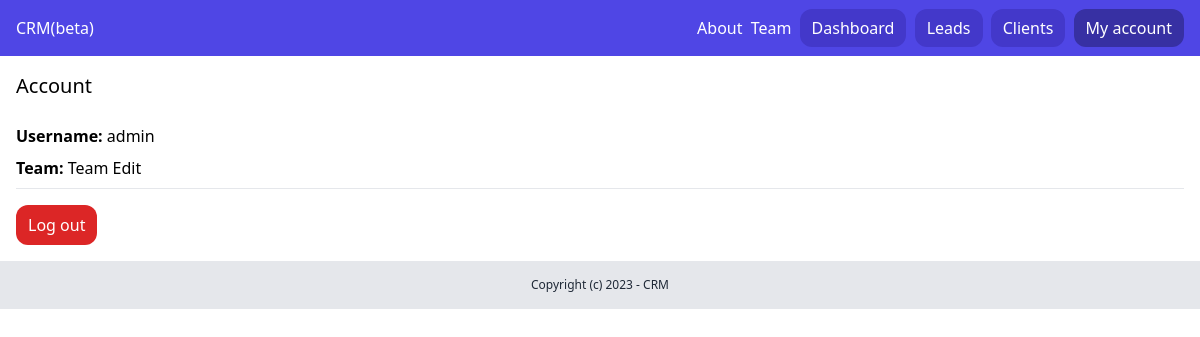
The page /dashboard/my-acount/ (signed in) on the database as committed earlier.
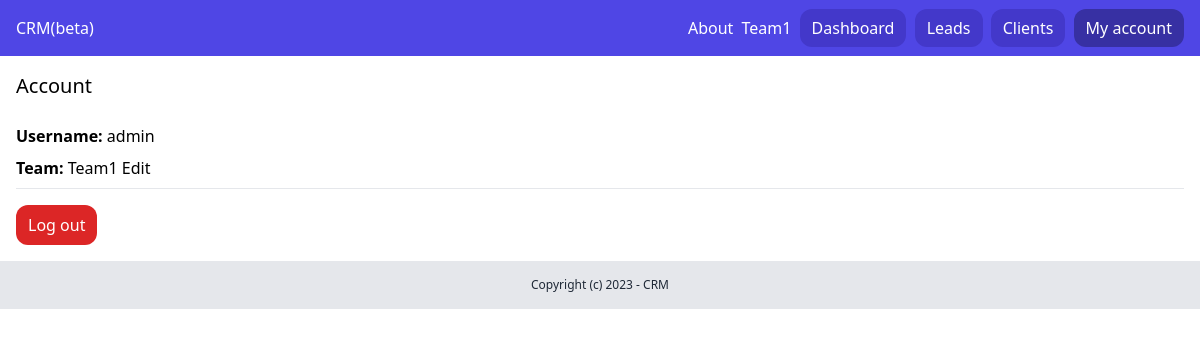
The same page on the database as committed later.
### team/models.py (models this page shows, shortened)
class Team(models.Model):
    plan = models.ForeignKey(Plan, related_name='teams', blank=True, null=True,
                             on_delete=models.CASCADE)
    name = models.CharField(max_length=100)
    members = models.ManyToManyField(User, related_name='teams')
    created_by = models.ForeignKey(
        User, related_name='created_teams', on_delete=models.CASCADE)
    created_at = models.DateTimeField(auto_now=True)

### userprofile/views.py (the view)
# urls.py: path('dashboard/my-acount/', my_account, name='acount'),
@login_required
def my_account(request):
    return render(request, 'userprofile/account.html')

### team/context_proceessors.py (called while the page is built)
def active_team(request):
    if request.user.is_authenticated:
        if request.user.userprofile.active_team:
            active_team = request.user.userprofile.active_team
        else:
            active_team = Team.objects.filter(created_by=request.user)[0]
    else:
        active_team = None
    return {'active_team': active_team}

### userprofile/templates/userprofile/account.html
{% extends 'core_app/base.html' %} {% block title %} Account {% endblock %} {%block content %}
<div class="py-4 px-4">
  <h1 class="mb-6 text-xl">Account</h1>
  <p class="mb-2"><strong>Username: </strong> {{request.user.username}}</p>
  <p class="mb-2">
    {%if active_team %}
    <strong>Team: </strong><a href="{% url 'team:detail' active_team.id %}">{{active_team.name}} </a>
    {%if active_team.created_by == request.user%}
    <a href="{% url 'team:edit_team' active_team.id %}">Edit</a>
    {% endif %} {% else %}
    <a href="{% url 'team:team_list' team.id %}">Select team</a>
    {% endif %}
  </p>
  <hr class="mb-4" />
  <a href="{% url 'userprofile:logout' %}" class="inline-block py-2 px-3 bg-red-600 rounded-xl text-white">Log out</a>
</div>
{% endblock %}

### core_app/templates/core_app/partials/nav.html
<nav class="py-4 px-4 flex justify-between bg-indigo-600">
  <a href="/" class="text-white">CRM(beta)</a>
  <div class="space-x-1">
    <a href="{% url 'core_app:about' %}" class="text-white">About</a>
    {% if request.user.is_authenticated %}
    <a href="{% url 'team:detail' active_team.id %}" class="text-white"> {{ active_team.name }} </a>
    <a href="{% url 'dashboard:dashboard' %}" class="py-2 px-3 bg-indigo-700 rounded-xl text-white">Dashboard</a>
    <a href="{% url 'lead:leads_list' %}" class="py-2 px-3 bg-indigo-700 rounded-xl text-white">Leads</a>
    <a href="{% url 'client_app:clients_list' %}" class="py-2 px-3 bg-indigo-700 rounded-xl text-white">Clients</a>
    <a href="{% url 'acount' %}" class="py-2 px-3 bg-indigo-800 rounded-xl text-white">My account</a>
    {% else %}
    <a href="{% url 'userprofile:login' %}" class="py-2 px-3 bg-indigo-700 rounded-xl text-white">Log in</a>
    <a href="{% url 'userprofile:signup' %}" class="py-2 px-3 bg-indigo-700 rounded-xl text-white">Sign up</a>
    {% endif %}
  </div>
</nav>

Rows that differ between the two databases and show on the page:
changed Team: name "Team" → "Team1"
